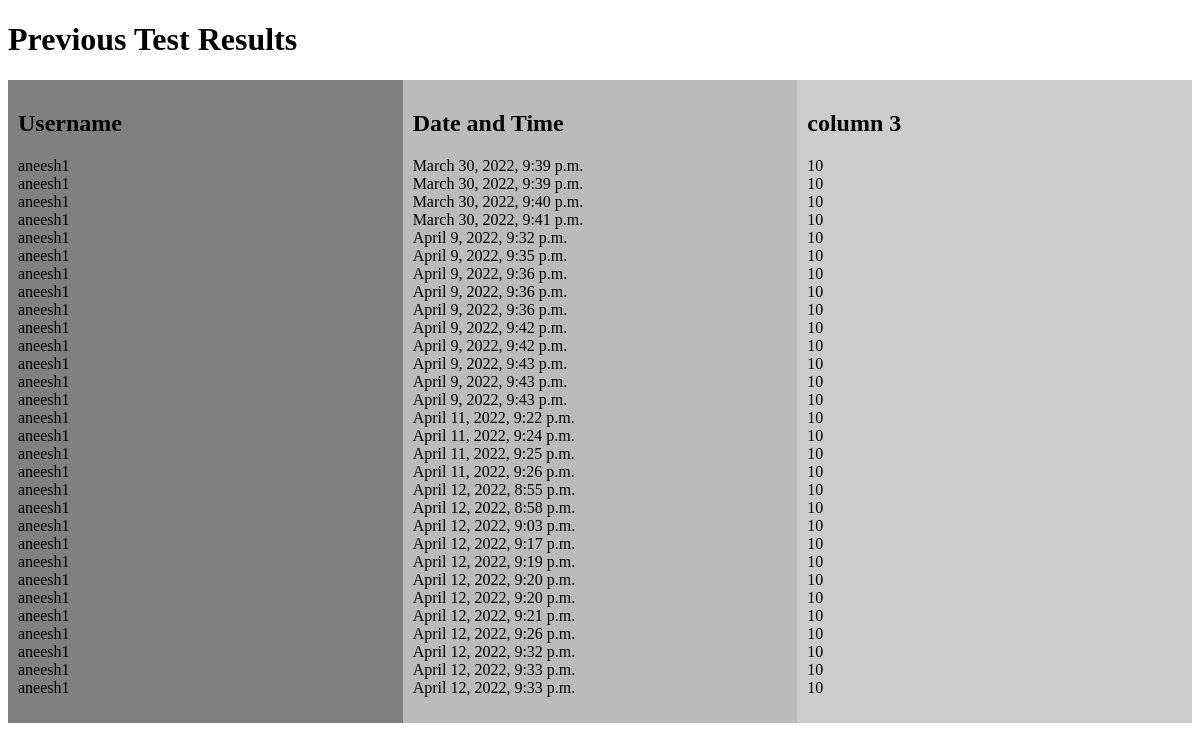
The page /analyze/ on the database as committed earlier.
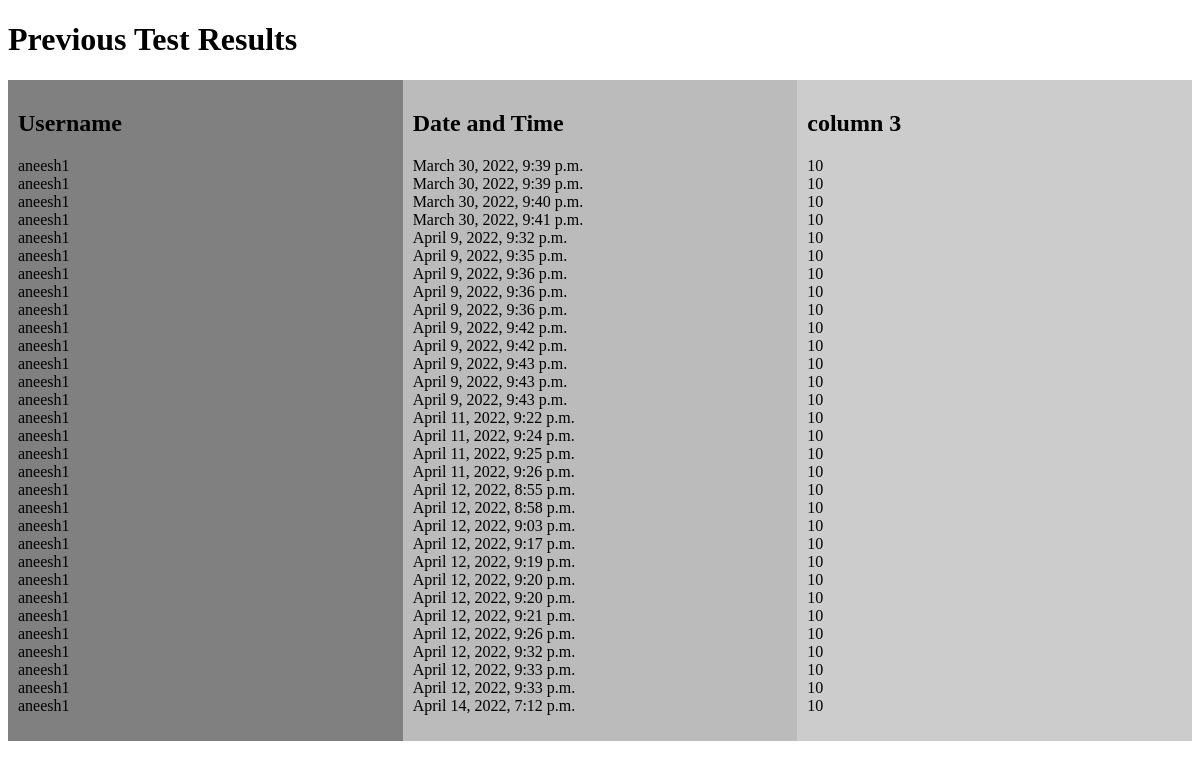
The same page on the database as committed later.
### Quiz/models.py (models this page shows)
class ResultModel(models.Model):
    user = models.ForeignKey(User, on_delete=models.CASCADE)
    score = models.IntegerField(default = 0)
    date = models.DateTimeField(default = datetime.now)

### Quiz/views.py (the view)
# urls.py: path('analyze/',analyzePage,name = 'analyze'),
def analyzePage(request):
 data = ResultModel.objects.all()
 date = datetime.now
 context = {'data' : data,
            'date' : date,
            }
 return render(request,'Quiz/analyze.html',context)

### Quiz/templates/Quiz/analyze.html (shortened to what this page needs)
<!DOCTYPE html>
<html lang="en">
<head>
</head>
<body>
<h1> Previous Test Results </h1>
<div class = 'row'>
<div class = 'column' style = 'background-color:grey;'>
<h2>
   Username
</h2>
<p>
     {%for d in data%}
     {{d.user}} <br>
     {%endfor%}
</p>
</div>
<div class = 'column' style = 'background-color:#bbb;'>
<h2> Date and Time</h2>
<p> {%for d in data%}
    {{d.date}} <br>
    {%endfor%}</p>
</div>
<div class = 'column' style = 'background-color:#ccc;'>
    <h2> column 3</h2>
    <p> {%for d in data%}
        {{d.score}} <br>
        {%endfor%}</p>
    </div>
</div>
</body>
</html>

Rows that differ between the two databases and show on the page:
added ResultModel: user "aneesh1", date "April 14, 2022, 7:12 p.m.", score "10"
